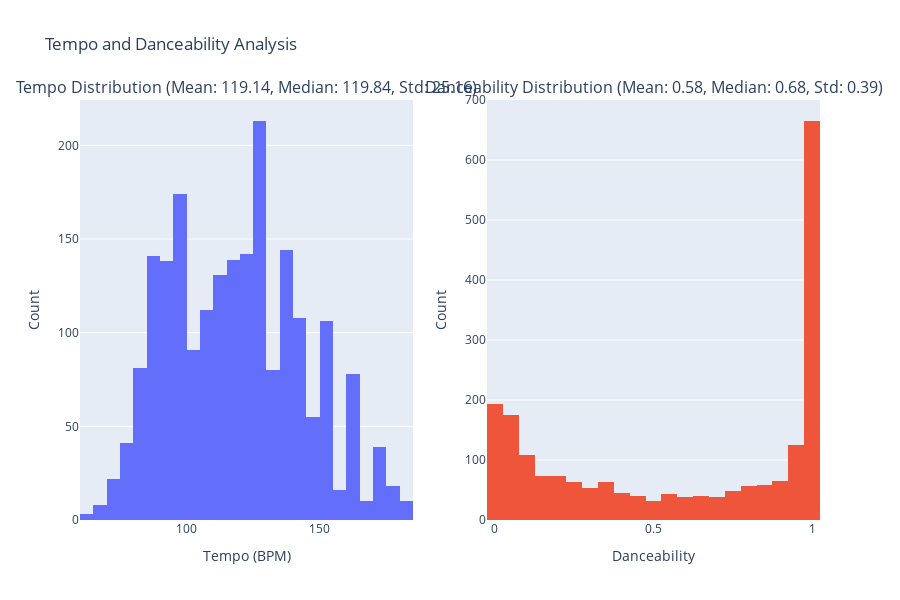

The cell this chart's notebook holds for it:
### Markdown cell above
## Tempo and Danceability Analysis

Analyze the tempo and danceability distributions.

### Code cell
# Calculate statistics for tempo
tempo_mean = df["tempo"].mean()
tempo_median = df["tempo"].median()
tempo_std = df["tempo"].std()
tempo_variance = df["tempo"].var()

# Calculate statistics for danceability
danceability_mean = df["danceability"].mean()
danceability_median = df["danceability"].median()
danceability_std = df["danceability"].std()
danceability_variance = df["danceability"].var()

# Interactive plot with statistics annotations
fig = make_subplots(
    rows=1,
    cols=2,
    subplot_titles=(
        f"Tempo Distribution (Mean: {tempo_mean:.2f}, Median: {tempo_median:.2f}, Std: {tempo_std:.2f})",
        f"Danceability Distribution (Mean: {danceability_mean:.2f}, Median: {danceability_median:.2f}, Std: {danceability_std:.2f})",
    ),
)

fig.add_trace(go.Histogram(x=df["tempo"], nbinsx=50, name="Tempo"), row=1, col=1)

fig.add_trace(
    go.Histogram(x=df["danceability"], nbinsx=30, name="Danceability"), row=1, col=2
)

fig.update_layout(
    height=600,
    showlegend=False,
    title_text="Tempo and Danceability Analysis",
    xaxis1_title="Tempo (BPM)",
    yaxis1_title="Count",
    xaxis2_title="Danceability",
    yaxis2_title="Count",
)

fig.show()

### Figure 1 — Plotly figure (JSON) as saved in the notebook; plotly's stock layout.template omitted (floating-point values rounded to 4 significant figures; data arrays with more than 128 entries replaced by an {"elided": "..."} marker saying what was removed)
{"data": [{"name": "Tempo", "nbinsx": 50, "type": "histogram", "x": {"elided": "2100 float values"}, "xaxis": "x", "yaxis": "y"}, {"name": "Danceability", "nbinsx": 30, "type": "histogram", "x": {"elided": "2100 float values"}, "xaxis": "x2", "yaxis": "y2"}], "layout": {"annotations": [{"font": {"size": 16}, "showarrow": false, "text": "Tempo Distribution (Mean: 119.14, Median: 119.84, Std: 25.16)", "x": 0.225, "xanchor": "center", "xref": "paper", "y": 1, "yanchor": "bottom", "yref": "paper"}, {"font": {"size": 16}, "showarrow": false, "text": "Danceability Distribution (Mean: 0.58, Median: 0.68, Std: 0.39)", "x": 0.775, "xanchor": "center", "xref": "paper", "y": 1, "yanchor": "bottom", "yref": "paper"}], "height": 600, "showlegend": false, "title": {"text": "Tempo and Danceability Analysis"}, "xaxis": {"anchor": "y", "domain": [0, 0.45], "title": {"text": "Tempo (BPM)"}}, "xaxis2": {"anchor": "y2", "domain": [0.55, 1], "title": {"text": "Danceability"}}, "yaxis": {"anchor": "x", "domain": [0, 1], "title": {"text": "Count"}}, "yaxis2": {"anchor": "x2", "domain": [0, 1], "title": {"text": "Count"}}}}
